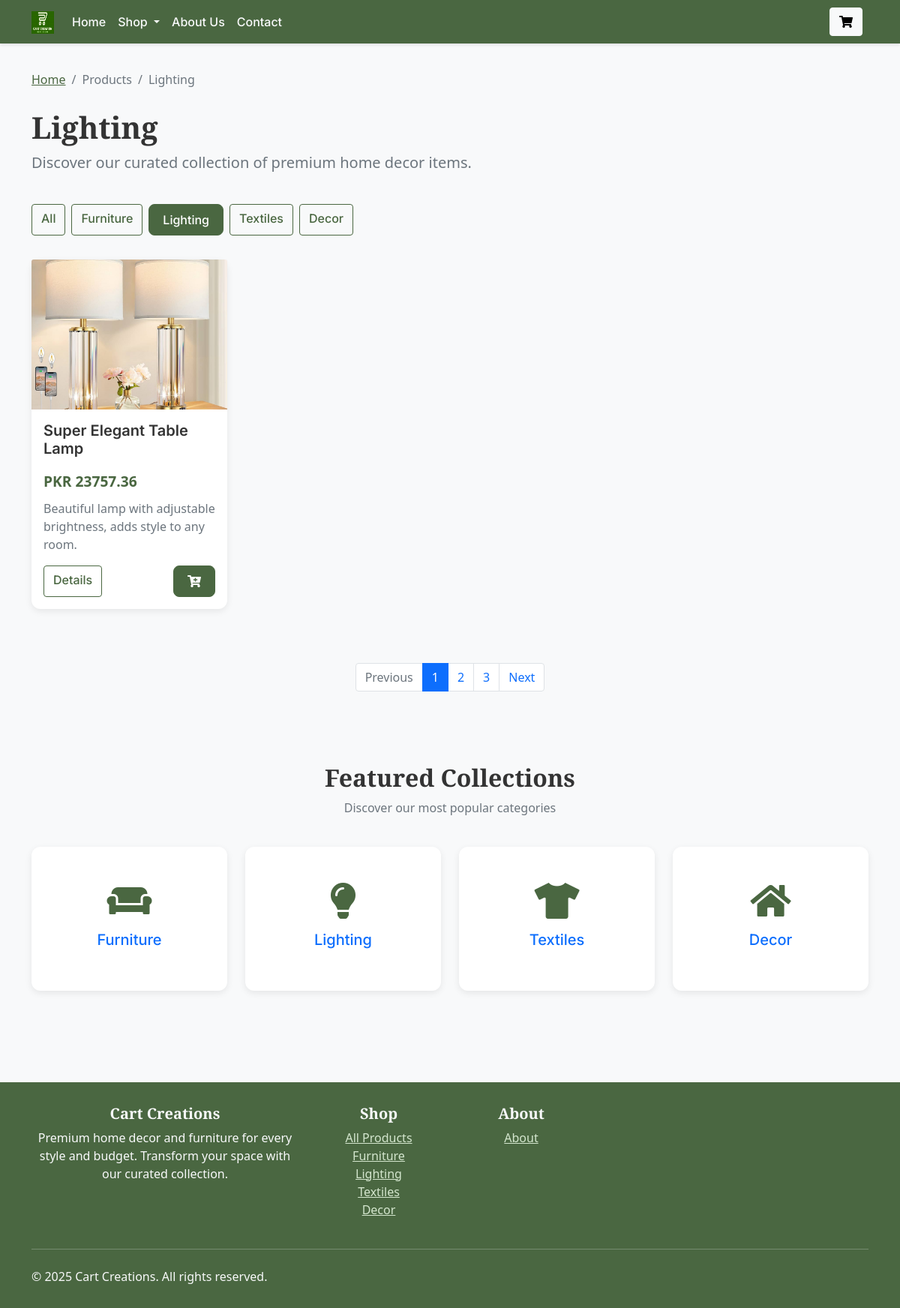
/products?category=lighting, run on the app's committed database.
### tables this page shows
CREATE TABLE products (
            id INTEGER PRIMARY KEY AUTOINCREMENT,
            name TEXT NOT NULL,
            price REAL NOT NULL,
            description TEXT,
            image TEXT,
            category TEXT
        );

### app.py (the view)
@app.route('/products')
def products():
    PRODUCTS = get_products()
    category = request.args.get('category')
    if category:
        filtered_products = [p for p in PRODUCTS if p[5] == category]
        return render_template('products.html', products=filtered_products, categories=CATEGORIES, current_category=category)
    return render_template('products.html', products=PRODUCTS, categories=CATEGORIES)

### app.py (called while the page is built)
def get_products():
    conn = sqlite3.connect(DB_PATH)
    cursor = conn.cursor()
    cursor.execute("SELECT * FROM products")
    products = cursor.fetchall()
    conn.close()
    return products

### templates/products.html (shortened to what this page needs)
{% extends 'base.html' %}
{% block content %}
<div class="container py-4">
    <nav aria-label="breadcrumb">
        <ol class="breadcrumb">
            <li class="breadcrumb-item"><a href="{{ url_for('home') }}">Home</a></li>
            <li class="breadcrumb-item active">Products</li>
            {% if current_category %}
            <li class="breadcrumb-item active">{{ current_category|title }}</li>
            {% endif %}
        </ol>
    </nav>
    <div class="row align-items-center">
        <div class="col-md-8">
            <h1>{% if current_category %}{{ current_category|title }}{% else %}All Products{% endif %}</h1>
            <p class="lead text-muted">Discover our curated collection of premium home decor items.</p>
        </div>
    </div>
</div>
<div class="container mb-4">
    <div class="row">
        <div class="col-12">
            <div class="d-flex flex-wrap">
                <a href="{{ url_for('products') }}" class="btn {% if not current_category %}btn-primary{% else %}btn-outline-primary{% endif %} me-2 mb-2">All</a>
                {% for category in categories %}
                <a href="{{ url_for('products', category=category) }}" class="btn {% if current_category == category %}btn-primary{% else %}btn-outline-primary{% endif %} me-2 mb-2">{{ category|title }}</a>
                {% endfor %}
            </div>
        </div>
    </div>
</div>
<div class="container mb-5">
    <div class="row">
        {% if products %}
            {% for product in products %}
            <div class="col-md-4 col-lg-3 mb-4">
                <div class="card product-card h-100">
                    <img src="{{ url_for('static', filename='images/' + (product[4]|string)) }}" class="card-img-top product-img" alt="{{ product.name }}">
                    <div class="card-body">
                        <h5 class="card-title">{{ product[1] }}</h5>
                        <div class="price">PKR {{ "%.2f"|format(product[2] * 264 )}}  </div>
                        <p class="card-text text-muted">{{ product[3]|truncate(80) }}</p>
                        <div class="d-flex mt-auto">
                            <a href="{{ url_for('product_detail', product_id=product[0]) }}" class="btn btn-outline-primary me-2">Details</a>
                            <form action="{{ url_for('add_to_cart') }}" method="post" class="ms-auto">
                                <button type="submit" class="btn btn-primary btn-add-to-cart">
                                    <i class="fas fa-cart-plus"></i>
                                </button>
                            </form>
                        </div>
                    </div>
                </div>
            </div>
            {% endfor %}
        {% endif %}
    </div>
</div>
<div class="container mb-5">
    <nav aria-label="Page navigation">
        <ul class="pagination justify-content-center">
            <li class="page-item disabled">
                <a class="page-link" href="#" tabindex="-1" aria-disabled="true">Previous</a>
            </li>
            <li class="page-item active"><a class="page-link" href="#">1</a></li>
            <li class="page-item"><a class="page-link" href="#">2</a></li>
            <li class="page-item"><a class="page-link" href="#">3</a></li>
            <li class="page-item">
                <a class="page-link" href="#">Next</a>
            </li>
        </ul>
    </nav>
</div>
<section class="bg-light py-5 mb-5">
    <div class="container">
        <div class="row mb-4">
            <div class="col-12">
                <h2 class="text-center">Featured Collections</h2>
                <p class="text-center text-muted">Discover our most popular categories</p>
            </div>
        </div>
        <div class="row">
            {% for category in categories %}
            <div class="col-md-3 mb-4">
                <a href="{{ url_for('products', category=category) }}" class="text-decoration-none">
                    <div class="card text-center h-100">
                        <div class="card-body py-5">
                            <i class="fas
                            {% if category == 'furniture' %}fa-couch
                            {% elif category == 'lighting' %}fa-lightbulb
                            {% elif category == 'textiles' %}fa-tshirt
                            {% elif category == 'decor' %}fa-home
                            {% endif %} fa-3x mb-3" style="color: var(--primary-color);"></i>
                            <h5 class="card-title">{{ category|title }}</h5>
                        </div>
                    </div>
                </a>
            </div>
            {% endfor %}
        </div>
    </div>
</section>
{% endblock %}

### static/css/style.css (style rules this page uses)
body { font-family: 'Inter', sans-serif; background-color: #f9f9fb; color: #333; }
h1, h2, h3, h4, h5 { font-weight: 600; }
.card { border: none; border-radius: 12px; box-shadow: 0 2px 12px rgba(0, 0, 0, 0.05); transition: transform 0.2s ease; }
.breadcrumb { background-color: transparent; padding-left: 0; }
.btn-primary, .btn-outline-secondary { border-radius: 8px; padding: 8px 18px; transition: 0.3s ease; }
body { font-family: 'Inter', sans-serif; color: #333; }
h1, h2, h3, h4, h5, h6 { font-family: 'Playfair Display', serif; font-weight: 600; }
.btn, .nav-link, .card-title { font-family: 'Inter', sans-serif; font-weight: 500; }
section { padding-top: 5rem; padding-bottom: 5rem; }

### templates/base.html (style rules this page uses)
:root { --primary-color: #4a6741; --secondary-color: #738f69; --accent-color: #9cb395; --light-accent: #d4e6ce; --dark-text: #333; --light-text: #f8f9fa; }
body { font-family: 'Segoe UI', Tahoma, Geneva, Verdana, sans-serif; color: var(--dark-text); background-color: #f8f9fa; }
.btn-primary { background-color: var(--primary-color); border-color: var(--primary-color); }
.btn-outline-primary { color: var(--primary-color); border-color: var(--primary-color); }
.card { border: none; box-shadow: 0 3px 10px rgba(0, 0, 0, 0.08); transition: transform 0.3s ease; }
.product-img { height: 200px; object-fit: cover; }
.product-card { height: 100%; display: flex; flex-direction: column; }
.product-card .card-body { flex-grow: 1; display: flex; flex-direction: column; }
.product-card .card-title { font-weight: 600; }
.product-card .price { color: var(--primary-color); font-weight: 700; font-size: 1.2rem; margin: 10px 0; }
.product-card .btn-add-to-cart { margin-top: auto; }
.breadcrumb { background-color: transparent; padding: 0.75rem 0; }
.breadcrumb-item a { color: var(--primary-color); }

### data on the page
products: category "Lighting", image (picture), name "Super Elegant Table Lamp", product[2]*264 "23757.36", description "Beautiful lamp with adjustable brightness, adds style to any room."

### other printed values
{{ category|title }} "Furniture" "Lighting" "Textiles" "Decor"
